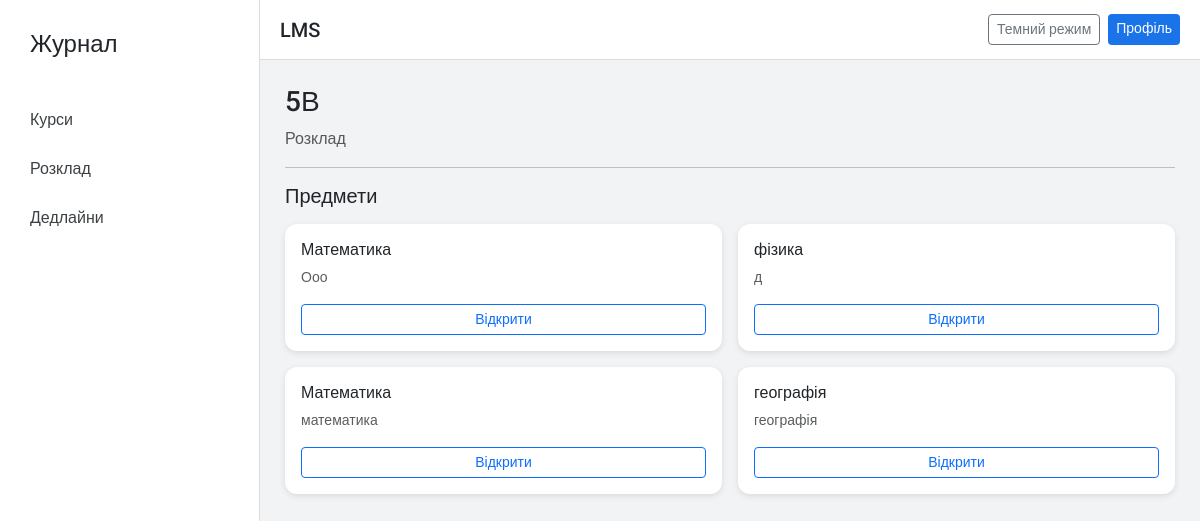
Screenshot of /courses/2/ (signed in) with the database file from the repository.
### courses/models.py (models this page shows, shortened)
class Course(models.Model):
    title = models.CharField(max_length=255)
    description = models.TextField()

class Subject(models.Model):
    name = models.CharField(max_length=255)
    description = models.TextField()
    courses = models.ManyToManyField(Course)
    teacher = models.ForeignKey(
        User,
        on_delete=models.CASCADE,
        related_name='subjects'
    )

### courses/views.py (the view)
# urls.py: path('<int:pk>/', views.course_detail, name='course_detail'),
@login_required
def course_detail(request, pk):
    course = get_object_or_404(Course, id=pk)
    tab = request.GET.get('tab', 'schedule')
    schedule = Schedule.objects.filter(course=course)
    subjects = Subject.objects.filter(courses=course)
    if request.user.role == 'student':
        subjects = subjects.filter(courses=course)
    elif request.user.role == 'teacher':
        subjects = subjects.filter(teacher=request.user)
    deadlines = Assignment.objects.filter(course=course)
    return render(request, 'course_detail.html', {
        'course': course,
        'tab': tab,
        'schedule': schedule,
        'subjects': subjects,
        'deadlines': deadlines
    })

### users/models.py (called while the page is built)
    def is_teacher(self):
        return self.role == 'teacher' or self.is_superuser

### templates/course_detail.html (shortened to what this page needs)
{% extends 'base.html' %}
{% block content %}
<h3>{{ course.title }}</h3>
<p class="text-muted">{{ course.description }}</p>
<hr>
<h5 class="mb-3">Предмети</h5>
<div class="row g-3">
{% for subject in subjects %}
<div class="col-md-6">
<div class="card p-3">
<h6>{{ subject.name }}</h6>
<p class="text-muted small">
{{ subject.description|truncatewords:10 }}
</p>
<a href="{% url 'subject_detail' subject.id %}" class="btn btn-outline-primary btn-sm">
Відкрити
</a>
</div>
</div>
{% endfor %}
</div>
{% endblock %}

### templates/base.html (style rules this page uses)
body { font-family: 'Roboto', sans-serif; background: #f1f3f4; }
.card { border-radius: 12px; border: none; box-shadow: 0 2px 6px rgba(0,0,0,0.1); }

### rows the page displays
Course: title "5В", description "Розклад"
Subject: name "Математика", description "Ооо"
Subject: name "фізика", description "д"
Subject: name "Математика", description "математика"
Subject: name "географія", description "географія"
